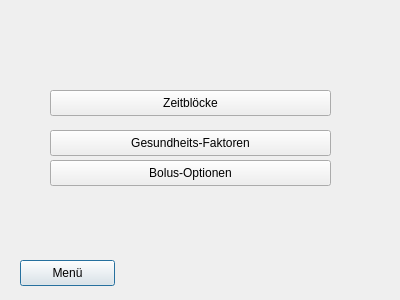
<?xml version="1.0" encoding="UTF-8"?>
<ui version="4.0">
 <class>dlgSettingsBolus</class>
 <widget class="QDialog" name="dlgSettingsBolus">
  <property name="windowModality">
   <enum>Qt::ApplicationModal</enum>
  </property>
  <property name="geometry">
   <rect>
    <x>0</x>
    <y>0</y>
    <width>400</width>
    <height>300</height>
   </rect>
  </property>
  <property name="windowTitle">
   <string>Bolusvorschlag</string>
  </property>
  <widget class="QPushButton" name="btnMainMenu">
   <property name="geometry">
    <rect>
     <x>20</x>
     <y>260</y>
     <width>95</width>
     <height>26</height>
    </rect>
   </property>
   <property name="text">
    <string>Menü</string>
   </property>
  </widget>
  <widget class="QPushButton" name="btnTimeBlocks">
   <property name="geometry">
    <rect>
     <x>50</x>
     <y>90</y>
     <width>281</width>
     <height>26</height>
    </rect>
   </property>
   <property name="text">
    <string>Zeitblöcke</string>
   </property>
  </widget>
  <widget class="QPushButton" name="btnHealthEvents">
   <property name="geometry">
    <rect>
     <x>50</x>
     <y>130</y>
     <width>281</width>
     <height>26</height>
    </rect>
   </property>
   <property name="text">
    <string>Gesundheits-Faktoren</string>
   </property>
  </widget>
  <widget class="QPushButton" name="btnBolusOptions">
   <property name="geometry">
    <rect>
     <x>50</x>
     <y>160</y>
     <width>281</width>
     <height>26</height>
    </rect>
   </property>
   <property name="text">
    <string>Bolus-Optionen</string>
   </property>
  </widget>
 </widget>
 <resources/>
 <connections>
  <connection>
   <sender>btnMainMenu</sender>
   <signal>clicked()</signal>
   <receiver>dlgSettingsBolus</receiver>
   <slot>close()</slot>
   <hints>
    <hint type="sourcelabel">
     <x>67</x>
     <y>272</y>
    </hint>
    <hint type="destinationlabel">
     <x>199</x>
     <y>149</y>
    </hint>
   </hints>
  </connection>
 </connections>
</ui>
